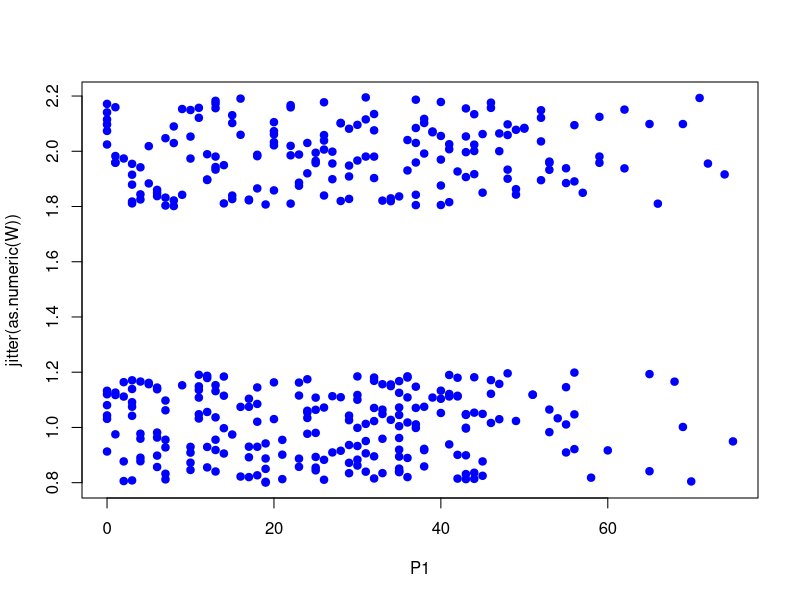
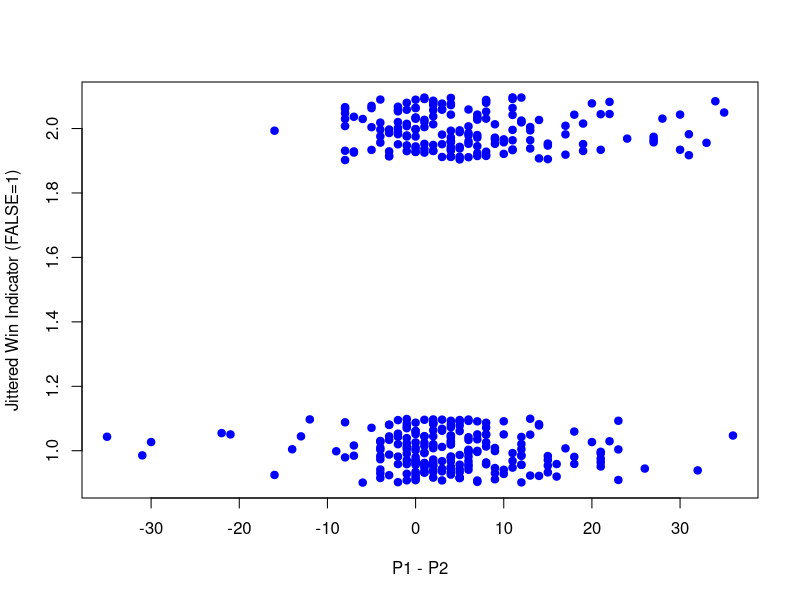
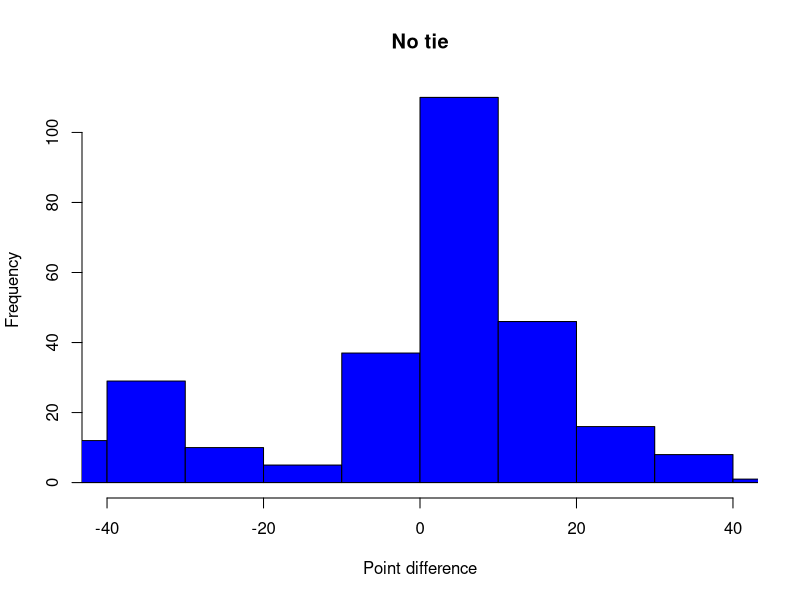
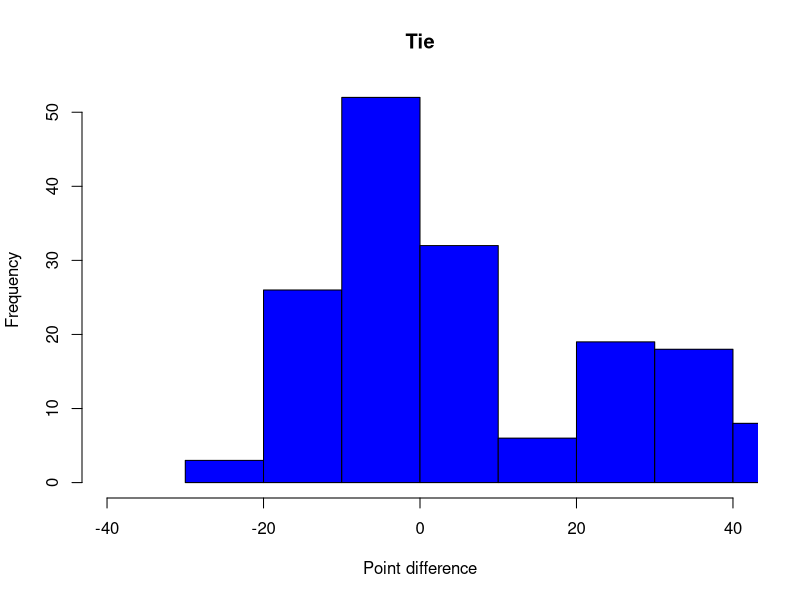
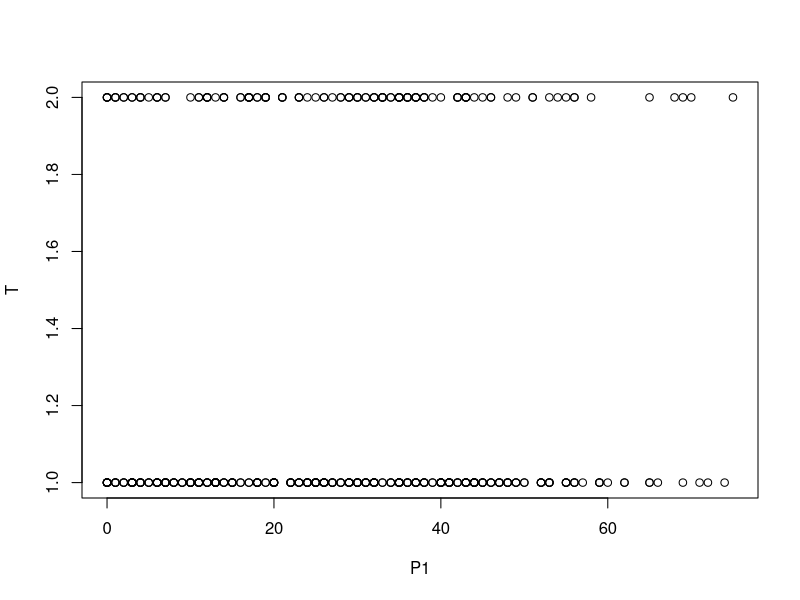
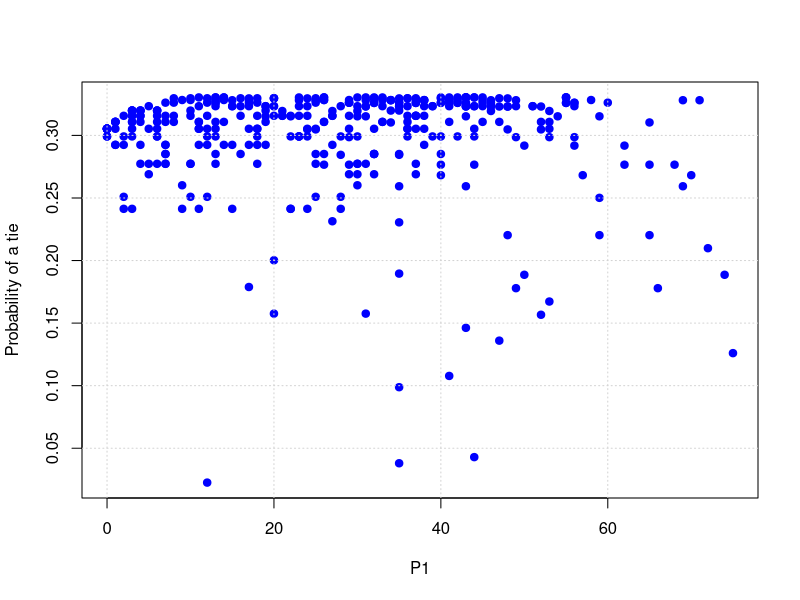
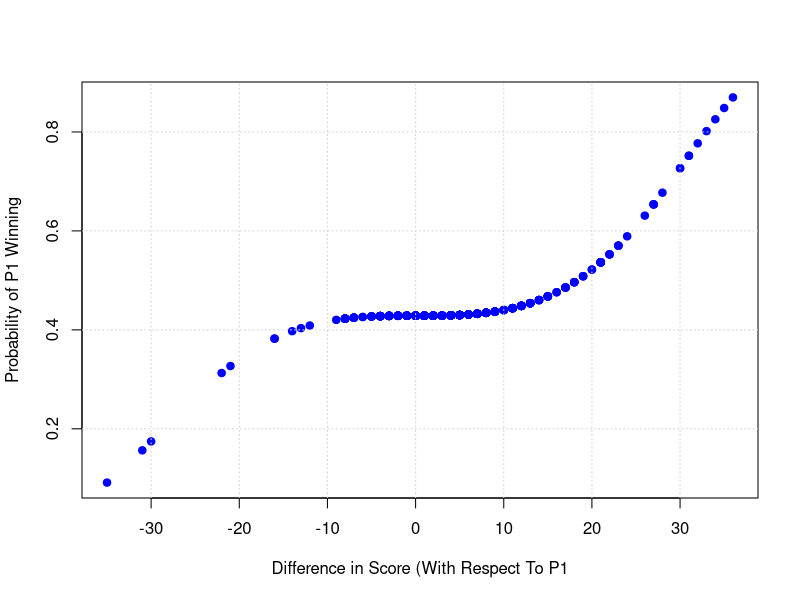
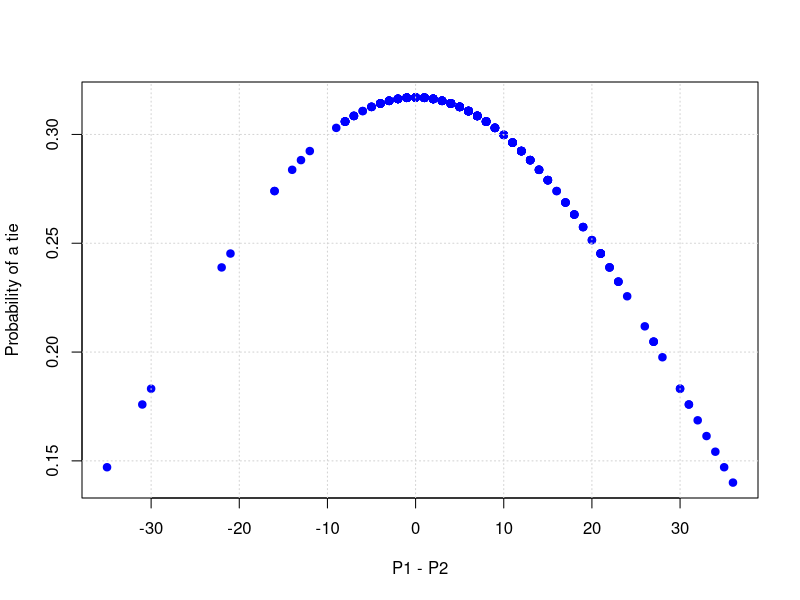

Source code (R) for these figures, in order:
#===================================#
#           STAT 453/653            #
#     France Soccer Championship    #
#         Season 2007-2008          #
#===================================#

# read data
Data<-read.table(file='France_2007_2008.txt',header=TRUE) 
T<-Data
W<-Data

# make R recognize the names of variables from "T"
attach(T) 

# Tie indicator
T<-factor(R1==1) # Tie indicator

#P1 Win indicator
W<-factor(R1==3)


# yellow background
par(bg='yellow')

# plot win indicator vs. player 1 points
windows()
plot(P1,jitter(as.numeric(W)),pch=19,col='blue')

# plot win indicator vs. P1-P2
windows()
plot(P1-P2,jitter(as.numeric(W),amount=.1),pch=19,col='blue',
ylab='Jittered Win Indicator (FALSE=1)')

# Histograms of point difference for tie/no tie
windows()
hist(P1[W==FALSE]-P2[T==FALSE],col='blue',
main='No tie',xlab='Point difference',xlim=c(-40,40))

windows()
hist(P1[W==TRUE]-P2[T==TRUE],col='blue',
main='Tie',xlab='Point difference',xlim=c(-40,40))

# GLMs for ties
#===============================================
model1<-glm(T~I(P1-P2)+I((P1-P2)^2),family=binomial)
model2<-glm(T~I((P1-P2)^2),family=binomial)

summary(model1)
summary(model2)

model3<-glm(T~I(P1-P2),family=binomial) # No good
summary(model3)

model4<-glm(T~I(P1*P2),family=binomial) # No good
summary(model4)

model5<-glm(T~I((P1-P2)^4),family=binomial) # sort of good
summary(model5)                             #============

model6<-glm(T~I((P1-P2)^3),family=binomial) # No good
summary(model6)

model7<-glm(T~I(P1-P2)+I((P1-P2)^2),family=binomial) # No good
summary(model7)

model8<-glm(T~I((P1-P2)^2)+I(P1*P2),family=binomial) # No good
summary(model8)

model9<-glm(T~I((P1-P2)^2)+I((P1-P2)^4),family=binomial) # No good
summary(model9)

model10<-glm(T~I(P1-P2)+I((P1-P2)^2)+I((P1-P2)^4),family=binomial) # No good
summary(model10)

model11<-glm(T~I(P1-P2)+I((P1-P2)^2)+I((P1-P2)^3)+I((P1-P2)^4),family=binomial) # No good
summary(model11)

model12<-glm(T~P1+I((P1-P2)^4),family=binomial) # No good
summary(model12)

# Candidates for best model
#===========================================================
summary(model1)
summary(model2)
summary(model5)


# GLMs for wins
#===============================================
win1<-glm(W~I((P1-P2)^2),family=binomial)
win2<-glm(W~I(P1-P2)+I((P1-P2)^2),family=binomial)
win3<-glm(W~I(P1-P2)+I((P1-P2)^4),family=binomial)
win4<-glm(W~I(P1-P2)+I(P1*P2),family=binomial)
win5<-glm(W~I(P1-P2)+I((P1-P2)^3),family=binomial)
win6<-glm(W~I((P1-P2)^3),family=binomial)              #best model
win7<-glm(W~I((P1-P2)^2)+I((P1-P2)^3),family=binomial)
win8<-glm(W~I(P1-P2)+I((P1-P2)^2)+I((P1-P2)^3),family=binomial)

summary(win1)
summary(win2)
summary(win3)
summary(win4)
summary(win5)
summary(win6)
summary(win7)
summary(win8)



# CI for model parameters
#===============================================
confint(win6,level=.95)
confint(model2,level=.99)

# CI for predicted proportions
#===============================================================
p<-predict(win6,data.frame(P1=50,P2=10),type='response',se.fit=TRUE)
L<-p$fit - qnorm(1-.025)*p$se.fit
R<-p$fit + qnorm(1-.025)*p$se.fit

# Plot predictions
#=============================================================

plot(P1,T)
plot(P1,predict(model1,data.frame(P1),type='response'),
     pch=19,col='blue',ylab='Probability of a tie')
grid()

windows()
plot(P1-P2,predict(win6,data.frame(P1,P2),type='response'),
pch=19,col='blue',xlab = 'Difference in Score (With Respect To P1', ylab='Probability of P1 Winning')
grid()

#windows()
plot(P1-P2,predict(model2,data.frame(P1,P2),type='response'),
     pch=19,col='blue',ylab='Probability of a tie')
grid()

windows()
plot(P1-P2,predict(model5,data.frame(P1,P2),type='response'),
     pch=19,col='blue',ylab='Probability of a tie')
grid()


# exact Numerical predictions
#================================================
predict(model5,data.frame(50,10),type='response')